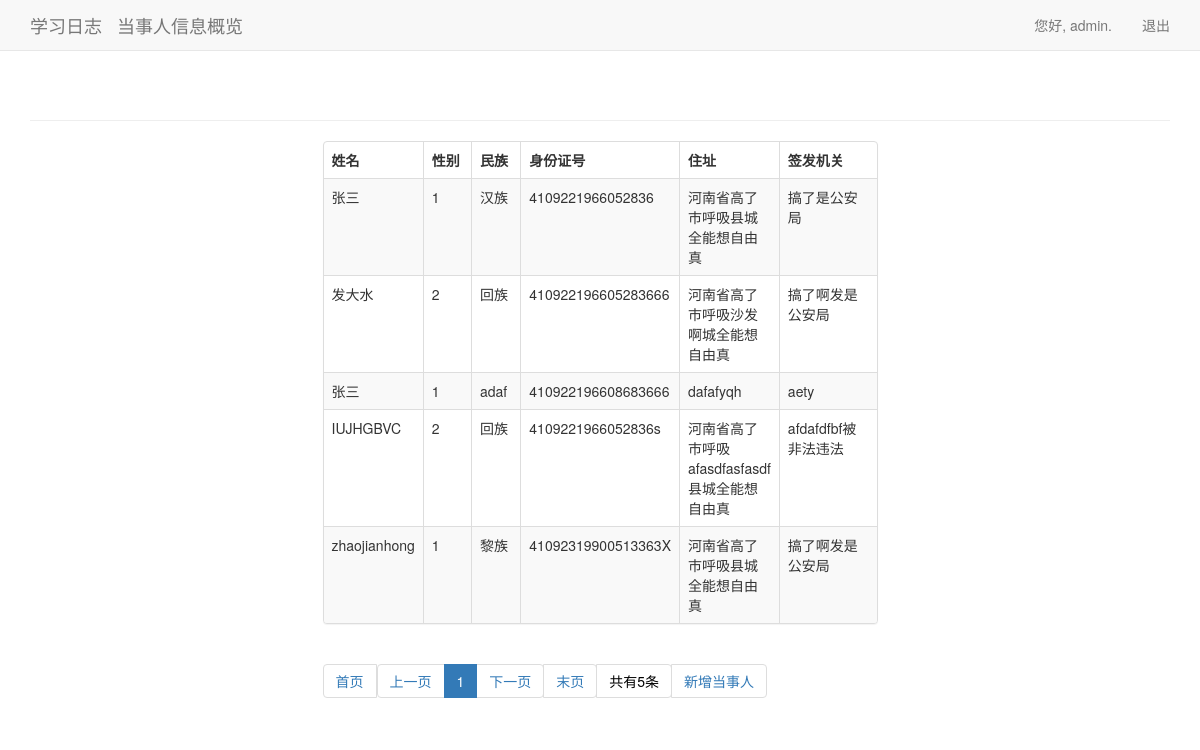
The app's page /make_document/dis_people (signed in) with its own data.
### make_document/models.py (models this page shows, shortened)
class NaturalPerson(models.Model):
    name = models.CharField(max_length=50)
    sex = models.IntegerField(choices=((1, '男'), (2, '女')))
    nation = models.CharField(max_length=20)
    id = models.CharField(max_length=18, validators=[RegexValidator(regex='^.{18}$', message='Length has to be 18',
                                                                   code='nomatch')],primary_key=True)
    addr = models.CharField(max_length=200)
    sio = models.CharField(max_length=100, db_column='signing_and_issuing_organization')
    date_added = models.DateTimeField(auto_now_add=True)

### make_document/views.py (the view, shortened to what this page needs)
# urls.py: url('dis_people', views.dis_people, name='dis_people'),
@login_required()
def dis_people(request):
    people = NaturalPerson.objects.all().order_by('date_added')
    paginator = Paginator(people, 8)
    pag_num = paginator.num_pages
    curuent_page_num = int(request.GET.get('page', 1))
    curuent_page = paginator.page(curuent_page_num)
    if pag_num < 11:
        pag_range = paginator.page_range
    context = {'people': people, "pagintor": paginator, "current_Page": curuent_page,
                 "current_Page_num": curuent_page_num, "pag_range": pag_range,
               'people_num': paginator.count, 'page_num': paginator.num_pages}
    return render(request, 'make_document/dis_people.html', context)

### make_document/templates/make_document/dis_people.html (shortened to what this page needs)
{% extends "make_document/base.html" %}
{% load bootstrap3 %}
{% block content %}
    <div class="row">
        <div class="col-xs-6 col-xs-offset-3 col-md-6 col-md-offset-3">
            <div class="panel panel-default">
                <table class="table table-striped table-bordered table-hover">
                    <thead>
                    <tr>
                        <th width="50">姓名</th>
                        <th width="50">性别</th>
                        <th width="50">民族</th>
                        <th>身份证号</th>
                        <th>住址</th>
                        <th width="100">签发机关</th>
                    </tr>
                    </thead>
                    <tbody>
                    {% for people in current_Page %}
                        <tr>
                            <td>{{ people.name }}</td>
                            <td>{{ people.sex }}</td>
                            <td>{{ people.nation }}</td>
                            <td>{{ people.id }}</td>
                            <td>{{ people.addr }}</td>
                            <td>{{ people.sio }}</td>
                        </tr>
                    {% endfor %}
                    </tbody>
                </table>
            </div>
            <div>
                <nav aria-label="Page navigation">
                    <ul class="pagination">
                        {% if not current_Page.has_previous %}
                            <li class="disable">
                                <a href="?page=1">
                                    <span>首页</span>
                                </a>
                                <a href="#" aria-label="Previous">
                                    <span aria-hidden="true">上一页</span>
                                </a>
                            </li>
                        {% endif %}
                        {% for page_range in pag_range %}
                            {% if current_Page_num == page_range %}
                                <li class="active"><a href="?page={{ page_range }}">{{ page_range }}</a></li>
                            {% else %}
                                <li><a href="?page={{ page_range }}">{{ page_range }}</a></li>
                            {% endif %}
                        {% endfor %}
                        {% if not current_Page.has_next %}
                            <li class="disable">
                                <a href="?page={{ current_Page_num }}" aria-label="Next">
                                    <span aria-hidden="true">下一页</span>
                                </a>
                                <a href="?page={{ page_num }}">末页</a>
                                <span style="color: black">共有{{ people_num }}条</span>
                                <a href="{% url 'make_document:add_people' %}">新增当事人</a>
                            </li>
                        {% endif %}
                    </ul>
                </nav>
            </div>
        </div>
    </div>
{% endblock content %}

### make_document/templates/make_document/base.html (shortened to what this page needs)
{% load bootstrap3 %}
<!DOCTYPE html>
<html lang="en">
<head>
    {% bootstrap_css %}
</head>
<body>
<nav class="navbar navbar-default navbar-static-top">
    <div class="container">
        <div class="navbar-header">
            <a class="navbar-brand" href="{% url 'app01:index' %}">
                学习日志</a>
        </div>
        <div>
            <a class="navbar-brand" href="{% url 'make_document:dis_people' %}">当事人信息概览</a>
        </div>
        <div id="navbar" class="navbar-collapse collapse">
            <ul class="nav navbar-nav navbar-right">
                {% if user.is_authenticated %}
                    <li><a>您好, {{ user.username }}.</a></li>
                    <li><a href="{% url 'users:logout' %}">退出</a></li>
                {% else %}
                    <li><a href="{% url 'users:register' %}">注册</a></li>
                    <li><a href="{% url 'users:login' %}">登录</a></li>
                {% endif %}
            </ul>
        </div>
    </div>
</nav>
<div class="container">
    <div class="page-header">
    </div>
    <div>
        {% block content %}{% endblock content %}
    </div>
</div>
</body>
</html>

### records on screen
NaturalPerson: name "张三", sex "1", nation "汉族", id "4109221966052836", addr "河南省高了市呼吸县城全能想自由真", sio "搞了是公安局"
NaturalPerson: name "发大水", sex "2", nation "回族", id "410922196605283666", addr "河南省高了市呼吸沙发啊城全能想自由真", sio "搞了啊发是公安局"
NaturalPerson: name "张三", sex "1", nation "adaf", id "410922196608683666", addr "dafafyqh", sio "aety"
NaturalPerson: name "IUJHGBVC", sex "2", nation "回族", id "4109221966052836s", addr "河南省高了市呼吸afasdfasfasdf县城全能想自由真", sio "afdafdfbf被非法违法"
NaturalPerson: name "zhaojianhong", sex "1", nation "黎族", id "41092319900513363X", addr "河南省高了市呼吸县城全能想自由真", sio "搞了啊发是公安局"

### other values on screen
{{ user.username }} "admin"
{{ page_range }} "1"
{{ people_num }} "5"
